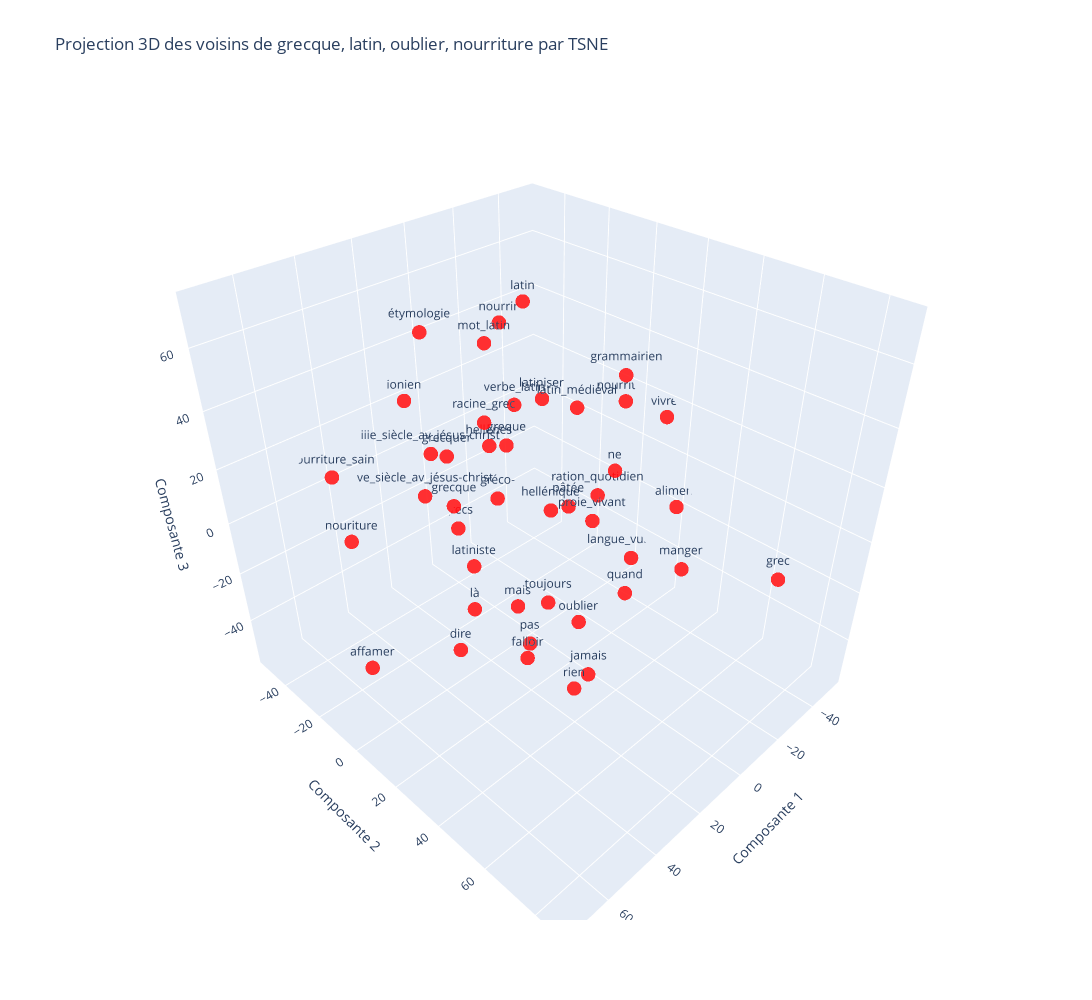
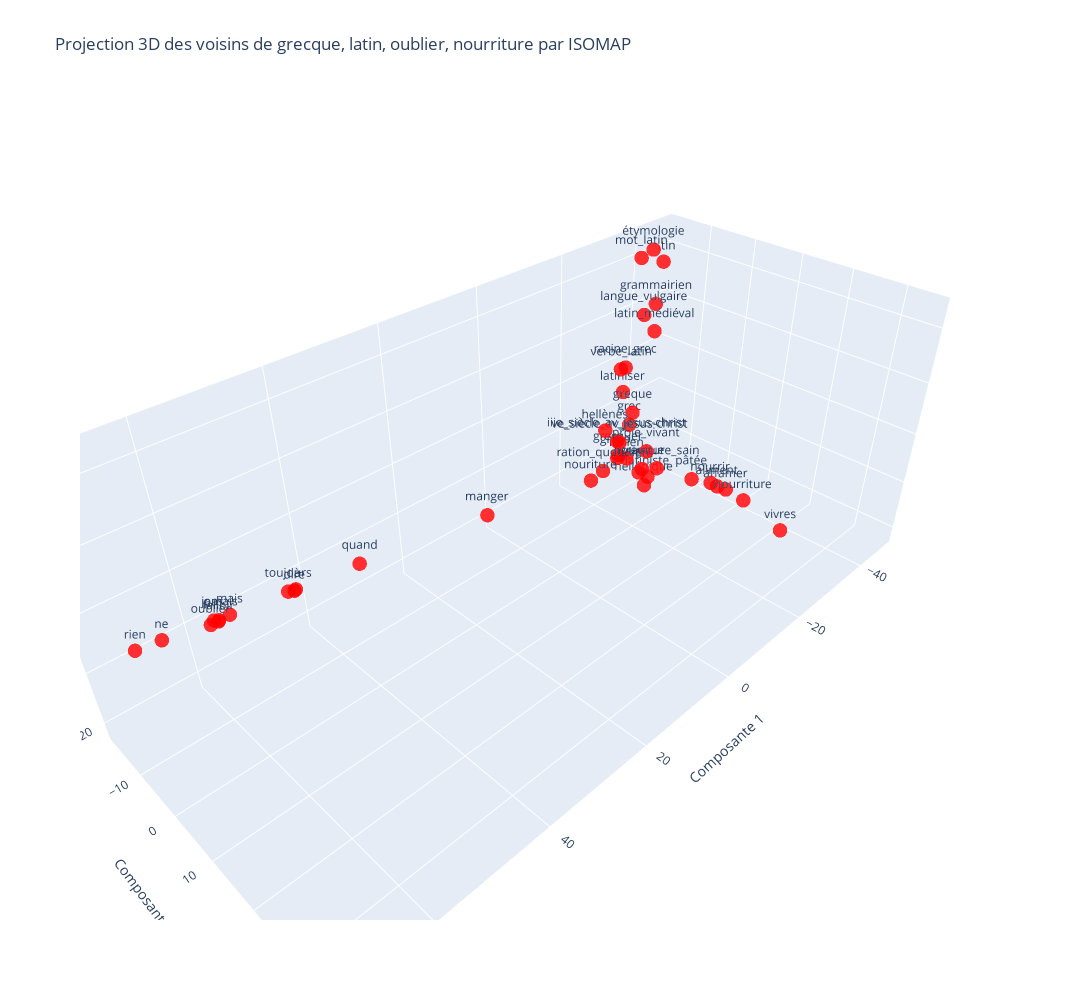
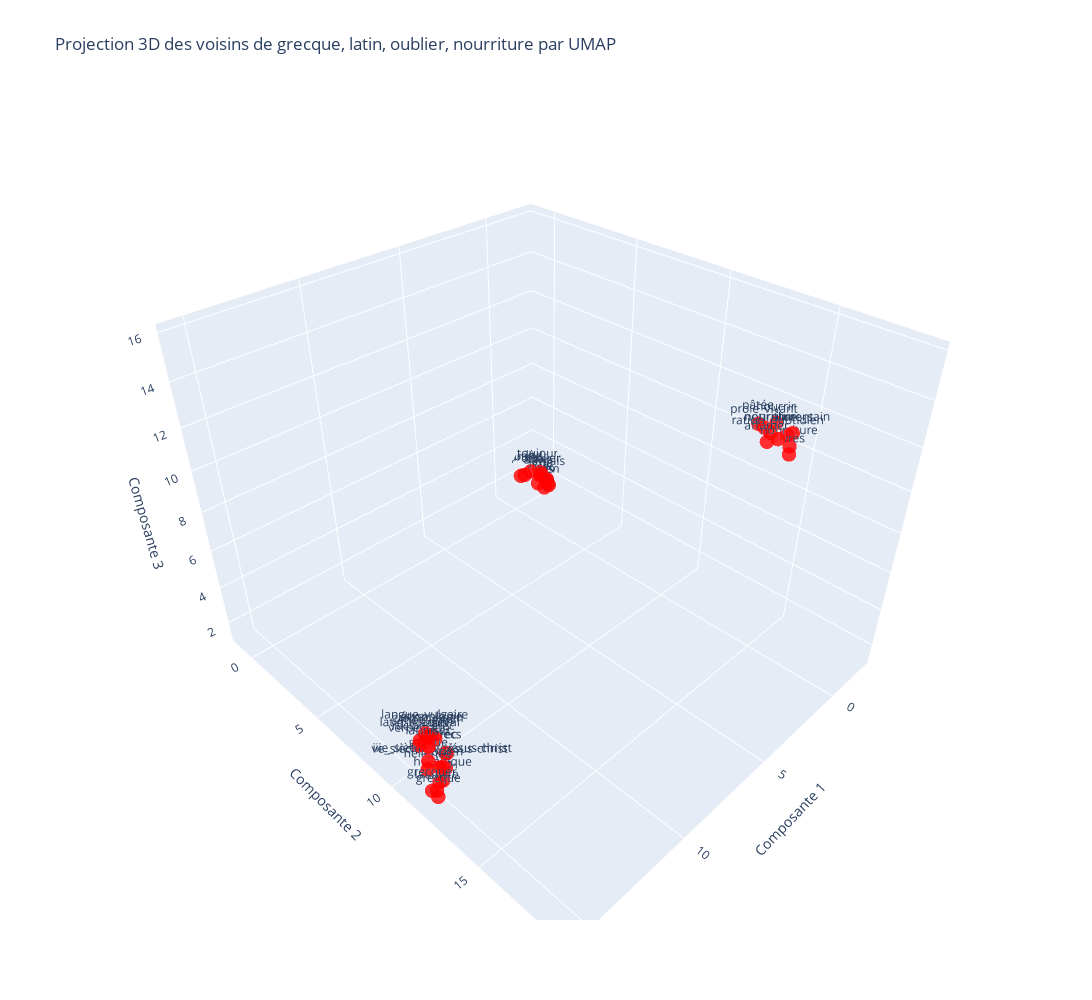

Write notebook code for charts like these, in order.
### Code cell
# Question 4b
display_dimred_neighbors(model, mots, n_components=3, topn=10, method='tsne', n_neighbors=3)
display_dimred_neighbors(model, mots, n_components=3, topn=10, method='isomap', n_neighbors=3)
display_dimred_neighbors(model, mots, n_components=3, topn=10, method='umap', n_neighbors=3)
# Avec la méthode TSNE, on observe que les clusters sont très proches les uns des autres, même les mots dont la distance sémantique est grande.
# Avec la méthode Isomap, on observe que les clusters sont plus éloignés les uns des autres, mais les mots 'latin' et 'grecque' sont plus proches l'un de l'autre. Nous observons
# également un 'point' de contact entre les 3 mots.
# Avec la méthode UMAP, on observe que les clusters sont plus éloignés les uns des autres, nous obtenons de vrais clusters distincts pour chaque mot.

### Figure 1 — Plotly figure (JSON) as saved in the notebook; plotly's stock layout.template omitted (floating-point values rounded to 4 significant figures)
{"data": [{"marker": {"color": "rgba(255, 0, 0, 0.8)", "size": 5}, "mode": "markers+text", "text": ["dire", "nouriture", "là", "nourrir", "jamais", "hellènes", "ration_quotidien", "ne", "gréco-", "latin_médiéval", "greque", "ve_siècle_av_jésus-christ", "ionien", "grecquer", "falloir", "oublier", "vivres", "grecs", "hellénique", "iiie_siècle_av_jésus-christ", "mot_latin", "proie_vivant", "latiniser", "pâtée", "langue_vulgaire", "rien", "étymologie", "racine_grec", "grammairien", "grec", "verbe_latin", "affamer", "nourriture", "aliment", "mais", "nourriture_sain", "manger", "latiniste", "pas", "latin", "toujours", "grecque", "quand"], "textposition": "top center", "type": "scatter3d", "x": [41.14, 41.24, 22.63, -29.14, 4.215, 7.711, -26.66, 13.48, 16.05, -8.954, -4.269, 28.11, 17.15, 0.8066, 38.53, -10.88, -51.97, -10.34, -1.098, 17.77, 14.66, 3.187, -18.32, -30.38, -49.71, 17.45, 28.43, 24.56, -25.63, -10.32, 7.554, 73.1, -51.6, -50.43, 17.52, 44.02, -17.31, 55.05, 26.19, 9.525, 2.204, 3.344, -5.656], "y": [10.27, -44.68, -4.177, -45.36, 31.01, -10.75, 5.125, 46.38, 1.743, 11.19, -15.9, -19.06, -40.74, -41.38, 37.79, 12.26, 12.77, -51.38, 7.937, -28.03, -3.357, 29.7, -13.35, -11.98, 2.877, 37.0, -14.83, 6.72, 15.87, 86.36, 1.016, 9.666, -5.361, 21.24, 11.53, -46.5, 49.27, 35.71, 26.02, 7.408, 10.04, -36.03, 36.67], "z": [-33.29, -20.18, -36.71, 36.79, -55.18, 17.87, -9.925, 37.45, 7.903, 33.72, 10.64, 4.493, 25.95, -2.746, -19.87, -53.15, 13.62, -44.9, -2.068, 11.71, 58.15, 7.093, 23.54, -24.91, -51.08, -48.02, 62.29, 40.48, 40.3, 9.34, 37.23, -19.35, 12.74, -18.63, -28.98, 6.265, -11.97, 22.28, -30.05, 72.51, -37.56, -20.0, -22.24]}], "layout": {"height": 1000, "scene": {"xaxis": {"title": {"text": "Composante 1"}}, "yaxis": {"title": {"text": "Composante 2"}}, "zaxis": {"title": {"text": "Composante 3"}}}, "showlegend": false, "title": {"text": "Projection 3D des voisins de grecque, latin, oublier, nourriture par TSNE"}, "width": 1200}}

### Figure 2 — Plotly figure (JSON) as saved in the notebook; plotly's stock layout.template omitted (floating-point values rounded to 4 significant figures)
{"data": [{"marker": {"color": "rgba(255, 0, 0, 0.8)", "size": 5}, "mode": "markers+text", "text": ["dire", "nouriture", "là", "nourrir", "jamais", "hellènes", "ration_quotidien", "ne", "gréco-", "latin_médiéval", "greque", "ve_siècle_av_jésus-christ", "ionien", "grecquer", "falloir", "oublier", "vivres", "grecs", "hellénique", "iiie_siècle_av_jésus-christ", "mot_latin", "proie_vivant", "latiniser", "pâtée", "langue_vulgaire", "rien", "étymologie", "racine_grec", "grammairien", "grec", "verbe_latin", "affamer", "nourriture", "aliment", "mais", "nourriture_sain", "manger", "latiniste", "pas", "latin", "toujours", "grecque", "quand"], "textposition": "top center", "type": "scatter3d", "x": [50.02, 2.951, 49.72, -10.21, 60.55, -13.26, -2.542, 67.86, -19.49, -28.75, -18.63, -18.85, -27.61, -20.25, 60.74, 61.8, -11.64, -33.36, -30.19, -19.31, -32.51, -10.62, -21.01, -9.209, -30.35, 71.26, -36.25, -20.8, -34.25, -34.88, -19.91, -10.46, -10.49, -10.32, 58.95, -9.979, 19.12, -32.71, 61.06, -46.63, 50.75, -30.38, 40.07], "y": [-2.818, 9.506, -2.928, 23.05, -4.803, -2.037, 7.153, -6.563, -4.246, -4.83, -0.5269, -3.341, -8.712, -4.719, -4.626, -4.741, 35.62, -10.06, -5.952, -4.342, -11.83, 9.487, -4.927, 20.07, -8.696, -7.186, -12.21, -4.436, -9.286, -14.52, -4.755, 25.81, 29.18, 24.23, -4.725, 12.39, 2.943, -7.169, -5.191, -17.84, -3.26, -6.916, -1.254], "z": [0.2285, 2.271, 0.2505, 2.025, 0.1603, -0.2195, 0.4669, 0.1687, -9.659, 12.7, 1.818, -5.636, -15.38, -9.541, 0.1579, 0.1491, -1.474, -21.94, -21.64, -6.003, 23.36, 1.741, 3.336, 1.789, 14.08, 0.1424, 23.81, 8.49, 14.85, -13.16, 8.349, 1.958, 1.529, 1.865, 0.2058, 0.01525, 0.4111, -21.32, 0.1949, 17.15, 0.2475, -18.27, 0.3148]}], "layout": {"height": 1000, "scene": {"xaxis": {"title": {"text": "Composante 1"}}, "yaxis": {"title": {"text": "Composante 2"}}, "zaxis": {"title": {"text": "Composante 3"}}}, "showlegend": false, "title": {"text": "Projection 3D des voisins de grecque, latin, oublier, nourriture par ISOMAP"}, "width": 1200}}

### Figure 3 — Plotly figure (JSON) as saved in the notebook; plotly's stock layout.template omitted (floating-point values rounded to 4 significant figures)
{"data": [{"marker": {"color": "rgba(255, 0, 0, 0.8)", "size": 5}, "mode": "markers+text", "text": ["dire", "nouriture", "là", "nourrir", "jamais", "hellènes", "ration_quotidien", "ne", "gréco-", "latin_médiéval", "greque", "ve_siècle_av_jésus-christ", "ionien", "grecquer", "falloir", "oublier", "vivres", "grecs", "hellénique", "iiie_siècle_av_jésus-christ", "mot_latin", "proie_vivant", "latiniser", "pâtée", "langue_vulgaire", "rien", "étymologie", "racine_grec", "grammairien", "grec", "verbe_latin", "affamer", "nourriture", "aliment", "mais", "nourriture_sain", "manger", "latiniste", "pas", "latin", "toujours", "grecque", "quand"], "textposition": "top center", "type": "scatter3d", "x": [-1.845, 5.96, -1.707, 5.377, -1.705, 15.28, 6.057, -2.274, 14.99, 15.22, 15.27, 14.94, 14.36, 15.52, -2.246, -1.55, 5.942, 13.84, 14.73, 14.7, 14.52, 5.658, 15.11, 5.905, 14.89, -1.866, 14.43, 14.84, 15.04, 14.0, 15.12, 6.145, 5.687, 5.49, -2.003, 5.374, -1.291, 15.26, -1.884, 14.2, -1.76, 15.44, -1.45], "y": [-0.2069, 18.01, -0.6278, 17.82, 0.5798, 11.3, 18.35, 0.02208, 11.58, 10.93, 11.4, 11.6, 11.2, 11.81, 0.1506, 0.3505, 18.74, 10.65, 11.45, 11.47, 10.38, 17.59, 11.28, 17.5, 10.82, 0.589, 10.58, 10.59, 11.15, 10.76, 10.67, 18.03, 18.57, 18.5, -0.1986, 18.26, -0.9709, 11.75, 0.2326, 10.46, 0.06897, 12.04, -0.8393], "z": [1.641, 15.78, 2.273, 15.82, 2.287, 2.367, 15.74, 1.825, 1.629, 3.614, 2.9, 2.447, 1.598, 1.817, 1.602, 2.603, 15.31, 1.562, 1.392, 2.166, 2.774, 15.67, 3.462, 15.87, 3.638, 1.889, 2.988, 2.811, 3.836, 1.774, 3.044, 15.55, 15.42, 15.78, 2.092, 15.57, 2.025, 1.549, 1.556, 2.502, 2.517, 1.592, 2.068]}], "layout": {"height": 1000, "scene": {"xaxis": {"title": {"text": "Composante 1"}}, "yaxis": {"title": {"text": "Composante 2"}}, "zaxis": {"title": {"text": "Composante 3"}}}, "showlegend": false, "title": {"text": "Projection 3D des voisins de grecque, latin, oublier, nourriture par UMAP"}, "width": 1200}}
